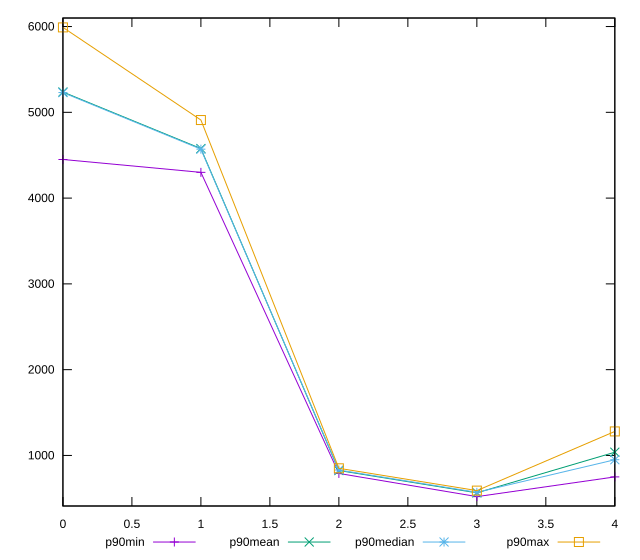

Source code (gnuplot):
reset

$p90Min <<EOF
0 4450
1 4300
2 790
3 520
4 750
EOF

$p90Mean <<EOF
0 5236.813186813187
1 4577.3626373626375
2 824.065934065934
3 564.065934065934
4 1037.9120879120878
EOF

$p90Median <<EOF
0 5230
1 4570
2 830
3 570
4 950
EOF

$p90Max <<EOF
0 5990
1 4910
2 850
3 590
4 1280
EOF

set key outside below
set xrange [0:4]
set yrange [410.6:6099.4]
set trange [410.6:6099.4]
set terminal svg size 640, 560 enhanced background rgb 'white'
set output "report_00009_2021-02-08T22-37-41.559Z/uses-http2/progression/value.svg"

plot $p90Min title "p90min" with linespoints, \
     $p90Mean title "p90mean" with linespoints, \
     $p90Median title "p90median" with linespoints, \
     $p90Max title "p90max" with linespoints

reset
